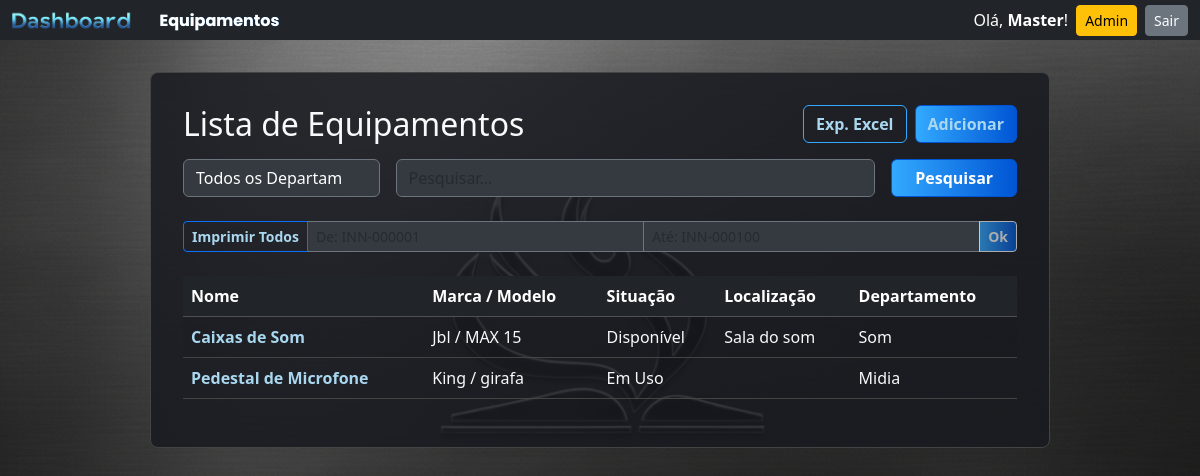
The page /equipamentos/ (signed in) on the database its author committed.
### core/models.py (models this page shows, shortened)
class Equipamento(models.Model):
    SITUACAO_CHOICES = [
        ('disponivel', 'Disponível'),
        ('em_uso', 'Em Uso'),
        ('manutencao', 'Em Manutenção'),
        ('descartado', 'Descartado'),
    ]
    class Meta:
        verbose_name = "Equipamento"
        verbose_name_plural = "Equipamentos"
        permissions = [
            ("can_export_csv", "Pode exportar relatórios CSV de equipamentos"),
            ("can_print_label", "Pode imprimir etiquetas de equipamentos"),
        ]
    data_entrada = models.DateField(verbose_name="Data de Entrada", default=timezone.now)
    nome = models.CharField(max_length=200, verbose_name="Nome", default='(Nome não fornecido)')
    marca = models.CharField(max_length=100, blank=True, null=True, verbose_name="Marca")
    modelo = models.CharField(max_length=100, blank=True, null=True, verbose_name="Modelo")
    numero_serie = models.CharField(max_length=100, unique=True, blank=True, null=True, verbose_name="Número de Série")
    preco_aproximado = models.DecimalField(max_digits=10, decimal_places=2, verbose_name="Preço Aproximado", blank=True,
                                           null=True)
    situacao = models.CharField(max_length=20, choices=SITUACAO_CHOICES, default='disponivel', verbose_name="Situação")
    categoria = models.ForeignKey(Categoria, on_delete=models.PROTECT, verbose_name="Categoria", blank=True, null=True)
    localizacao = models.ForeignKey(Localizacao, on_delete=models.PROTECT, verbose_name="Localização", blank=True,null=True)
    departamento = models.ForeignKey(Departamento, on_delete=models.SET_NULL, null=True, blank=True,verbose_name="Departamento")
    data_saida = models.DateField(verbose_name="Data de Saída", blank=True, null=True)
    motivo_saida = models.TextField(verbose_name="Motivo de Saída", blank=True, null=True)
    observacoes = models.TextField(verbose_name="Observações", blank=True, null=True)
    codigo_patrimonio = models.CharField(
        max_length=20,
        unique=True,
        blank=True,
        editable=False,
        verbose_name="Código de Patrimônio"
    )
    imagem = models.ImageField(
        upload_to='equipamentos_fotos/',
        blank=True,
        null=True,
        verbose_name="Foto do Equipamento"
    )

class Localizacao(models.Model):
    nome = models.CharField(max_length=100)
    class Meta:
        verbose_name = "Localização"
        verbose_name_plural = "Localizações"

class Departamento(models.Model):
    nome = models.CharField(max_length=100, unique=True)

### core/views.py (the view, shortened to what this page needs)
class EquipamentoListView(PermissionRequiredMixin, ListView):
    permission_required = 'core.view_equipamento'
    model = Equipamento
    template_name = 'core/lista_equipamentos.html'
    context_object_name = 'equipamentos'
    paginate_by = 50
    def get_queryset(self):
        queryset = super().get_queryset()
        query = self.request.GET.get('q', '')
        departamento_id = self.request.GET.get('departamento', '')
        if departamento_id:
            queryset = queryset.filter(departamento__id=departamento_id)
        return queryset.order_by('nome')
    def get_context_data(self, **kwargs):
        context = super().get_context_data(**kwargs)
        context['departamentos'] = Departamento.objects.all().order_by('nome')
        context['departamento_selecionado_id'] = self.request.GET.get('departamento', '')
        context['query_atual'] = self.request.GET.get('q', '')
        return context

### core/templates/core/lista_equipamentos.html (shortened to what this page needs)
{% extends 'core/base.html' %}
{% block content %}
    <div class="d-flex flex-column flex-md-row justify-content-md-between align-items-md-center mb-3">
        <h2 class="mb-3 mb-md-0">Lista de Equipamentos</h2>
        <div class="d-grid gap-2 d-md-flex justify-content-md-end">
            <a href="{% url 'core:exportar_csv' %}" class="btn btn-outline-Inventario">Exp. Excel</a>
            {% if perms.core.add_equipamento %}
                <a href="{% url 'core:equipamento_novo' %}" class="btn btn-Inventario-gradient fw-bold">Adicionar</a>
            {% endif %}
        </div>
    </div>
    <form method="GET" action="" class="row g-3 align-items-center mb-4">
        <div class="col-md-3">
            <select name="departamento" id="departamento-select" class="form-select">
                <option value="">Todos os Departamentos</option>
            </select>
        </div>
        <div class="col-md-7">
            <input type="text" name="q" class="form-control" placeholder="Pesquisar..." value="{{ query_atual }}">
        </div>
        <div class="col-md-2">
            <button class="btn btn-Inventario-gradient w-100" type="submit">Pesquisar</button>
        </div>
    </form>
    <div class="input-group input-group-sm mb-4">
      {% if perms.core.can_print_label %}
        <a href="#" id="btn-imprimir-departamento" class="btn btn-outline-primary fw-bold" target="_blank">Imprimir Todos</a>
      {% endif %}
      <input type="text" id="intervalo-inicio" class="form-control" placeholder="De: INN-000001">
      <input type="text" id="intervalo-fim" class="form-control" placeholder="Até: INN-000100">
      {% if perms.core.can_print_label %}
        <a href="#" id="btn-imprimir-intervalo" class="btn btn-Inventario-gradient disabled" target="_blank">Ok</a>
      {% endif %}
    </div>
    <div class="table-responsive">
        <table class="table table-striped table-hover">
            <thead class="table-dark">
                <tr>
                    <th scope="col">Nome</th>
                    <th scope="col">Marca / Modelo</th>
                    <th scope="col">Situação</th>
                    <th scope="col">Localização</th>
                    <th scope="col">Departamento</th>
                </tr>
            </thead>
            <tbody>
                {% for equipamento in equipamentos %}
                <tr>
                    <td>
                        <a href="{% url 'core:equipamento_detalhe' pk=equipamento.pk %}">{{ equipamento.nome }}</a>
                    </td>
                    <td>{{ equipamento.marca }} / {{ equipamento.modelo }}</td>
                    <td>{{ equipamento.get_situacao_display }}</td>
                    <td>{{ equipamento.localizacao.nome }}</td>
                    <td>{{ equipamento.departamento.nome }}</td>
                </tr>
                {% endfor %}
            </tbody>
        </table>
    </div>
{% endblock %}

### core/templates/core/base.html (shortened to what this page needs)
{% load static %}
<!doctype html>
<html lang="pt-br">
<head>
    <link href="https://cdn.jsdelivr.net/npm/bootstrap@5.3.3/dist/css/bootstrap.min.css" rel="stylesheet">
    <link rel="stylesheet" href="{% static 'core/css/main.css' %}?v=15">
</head>
<body>
    {% block navbar %}
    <nav class="navbar navbar-expand-lg navbar-dark bg-dark mb-4 py-0">
        <div class="container-fluid">
            <a class="navbar-brand" href="{% url 'core:dashboard' %}">
                <img src="{% static 'core/img/logoDashboard.png' %}" alt="Inventario Logo" style="height: 25px;">
            </a>
            <div class="collapse navbar-collapse" id="navbarNav">
                <ul class="navbar-nav me-auto">
                    <li class="nav-item">
                        <a class="nav-link {% if request.resolver_match.view_name == 'core:lista_equipamentos' %}active{% endif %}" href="{% url 'core:lista_equipamentos' %}">Equipamentos</a>
                    </li>
                </ul>
                <div class="d-flex align-items-center mt-3 mt-lg-0">
                    {% if user.is_authenticated %}
                        <span class="navbar-text text-white me-2">Olá, <strong>{{ user.username }}</strong>!</span>
                        {% if user.is_superuser %}
                            <a href="{% url 'admin:index' %}" class="btn btn-warning btn-sm me-2">Admin</a>
                        {% endif %}
                        <form action="{% url 'logout' %}" method="post" class="d-inline">
                            <button type="submit" class="btn btn-secondary btn-sm">Sair</button>
                        </form>
                    {% else %}
                        <a href="{% url 'login' %}" class="btn btn-primary btn-sm">Entrar</a>
                    {% endif %}
                </div>
            </div>
        </div>
    </nav>
    {% endblock navbar %}
    <div class="container">
        <div class="content-container">
            {% block content %}
            {% endblock content %}
        </div>
    </div>
</body>
</html>

### core/static/core/css/main.css (style rules this page uses)
body { background-image: url('../img/Background.png'); background-size: cover; background-position: center center; background-repeat: no-repeat; background-attachment: fixed; color: #f8f9fa; }
.content-container { background-color: rgba(25, 27, 32, 0.85); padding: 2rem; border-radius: 0.5rem; border: 1px solid #444; max-width: 900px; margin: 2rem auto; }
.table { --bs-table-color: #f8f9fa; --bs-table-bg: transparent; --bs-table-border-color: #444; --bs-table-striped-color: #f8f9fa; --bs-table-hover-color: #f8f9fa; --bs-table-hover-bg: rgba(255, 255, 255, 0.1); }
body .form-control, body .form-select { background-color: #343a40; color: white; border-color: #6c757d; }
.content-container a { color: #a9d7ef; text-decoration: none; font-weight: bold; transition: color 0.2s ease-in-out; }
.btn-Inventario-gradient { background: linear-gradient(to right, #33aaff, #0055d4); border-color: #0055d4; color: #ffffff; font-weight: bold; transition: all 0.2s ease-in-out; }
.btn-outline-Inventario { border-color: #33aaff; color: #a9d7ef; background-color: transparent; font-weight: bold; transition: all 0.3s ease; }
.nav-link { display: inline-block; padding: 0rem; border-radius: 0.25rem; text-decoration: none; color: #f8f9fa; background: transparent; transition: all 0.3s ease; font-family: 'Poppins', sans-serif; font-weight: 500; }
.nav-link.active { font-weight: bold; background: linear-gradient(to right, #ADD8E6, #007bff); -webkit-background-clip: text; background-clip: text; color: transparent; }

### rows shown on the page
Equipamento: nome "Caixas de Som", marca "Jbl", modelo "MAX 15", situacao "Disponível", localizacao.nome "Sala do som", departamento.nome "Som"
Equipamento: nome "Pedestal de Microfone", marca "King", modelo "girafa", situacao "Em Uso", departamento.nome "Midia"

### other values the page prints
{{ user.username }} "Master"
